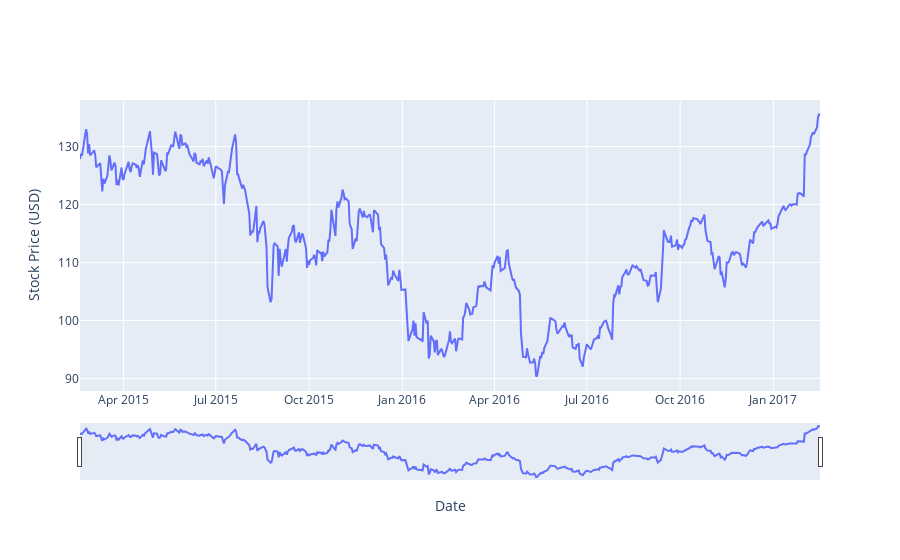

Write notebook code for a chart like this one.
### Markdown cell above
## Make better graph

### Code cell
fig = go.Figure()



fig.add_trace(go.Scatter(x=x,y=y))
fig.update_xaxes(title = 'Date', rangeslider_visible = True)
fig.update_yaxes(title = 'Stock Price (USD)')



fig.show()

### Figure 1 — Plotly figure (JSON) as saved in the notebook; plotly's stock layout.template omitted (floating-point values rounded to 4 significant figures; data arrays with more than 128 entries replaced by an {"elided": "..."} marker saying what was removed)
{"data": [{"type": "scatter", "x": {"elided": "506 str values"}, "y": {"elided": "506 float values"}}], "layout": {"xaxis": {"rangeslider": {"visible": true}, "title": {"text": "Date"}}, "yaxis": {"title": {"text": "Stock Price (USD)"}}}}
